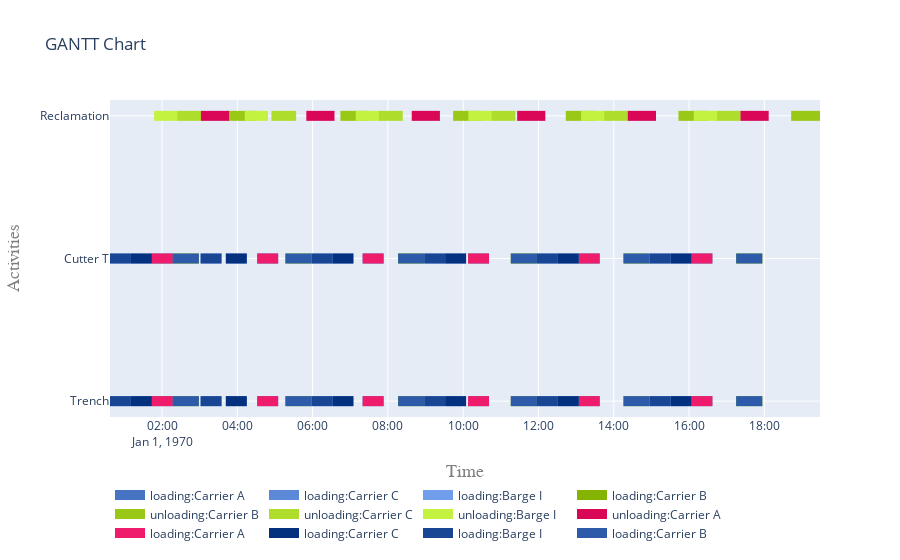

The notebook cell saved with this chart:
### Code cell
# activities per site and cutter

fig = get_gantt_chart([from_site, to_site, cutter], id_map=activities)

### Figure 1 — Plotly figure (JSON) as saved in the notebook; plotly's stock layout.template omitted (floating-point values rounded to 4 significant figures)
{"data": [{"connectgaps": false, "hoverinfo": "y+name", "line": {"color": "rgb(70,116,194)", "width": 10}, "mode": "lines", "name": "loading:Carrier A", "type": "scatter", "x": ["1970-01-01T01:43:42", "1970-01-01T01:43:42", "1970-01-01T02:17:02", "1970-01-01T02:17:02", "1970-01-01T02:17:02", "1970-01-01T04:31:44", "1970-01-01T04:31:44", "1970-01-01T05:05:04", "1970-01-01T05:05:04", "1970-01-01T05:05:04", "1970-01-01T07:19:46", "1970-01-01T07:19:46", "1970-01-01T07:53:06", "1970-01-01T07:53:06", "1970-01-01T07:53:06", "1970-01-01T10:07:48", "1970-01-01T10:07:48", "1970-01-01T10:41:08", "1970-01-01T10:41:08", "1970-01-01T10:41:08", "1970-01-01T13:04:13", "1970-01-01T13:04:13", "1970-01-01T13:37:33", "1970-01-01T13:37:33", "1970-01-01T13:37:33", "1970-01-01T16:03:50", "1970-01-01T16:03:50", "1970-01-01T16:37:10", "1970-01-01T16:37:10", "1970-01-01T16:37:10", "1970-01-01T01:43:42", "1970-01-01T01:43:42", "1970-01-01T02:17:02", "1970-01-01T02:17:02", "1970-01-01T02:17:02", "1970-01-01T04:31:44", "1970-01-01T04:31:44", "1970-01-01T05:05:04", "1970-01-01T05:05:04", "1970-01-01T05:05:04", "1970-01-01T07:19:46", "1970-01-01T07:19:46", "1970-01-01T07:53:06", "1970-01-01T07:53:06", "1970-01-01T07:53:06", "1970-01-01T10:07:48", "1970-01-01T10:07:48", "1970-01-01T10:41:08", "1970-01-01T10:41:08", "1970-01-01T10:41:08", "1970-01-01T13:04:13", "1970-01-01T13:04:13", "1970-01-01T13:37:33", "1970-01-01T13:37:33", "1970-01-01T13:37:33", "1970-01-01T16:03:50", "1970-01-01T16:03:50", "1970-01-01T16:37:10", "1970-01-01T16:37:10", "1970-01-01T16:37:10"], "y": ["Trench", "Trench", "Trench", "Trench", null, "Trench", "Trench", "Trench", "Trench", null, "Trench", "Trench", "Trench", "Trench", null, "Trench", "Trench", "Trench", "Trench", null, "Trench", "Trench", "Trench", "Trench", null, "Trench", "Trench", "Trench", "Trench", null, "Cutter T", "Cutter T", "Cutter T", "Cutter T", null, "Cutter T", "Cutter T", "Cutter T", "Cutter T", null, "Cutter T", "Cutter T", "Cutter T", "Cutter T", null, "Cutter T", "Cutter T", "Cutter T", "Cutter T", null, "Cutter T", "Cutter T", "Cutter T", "Cutter T", null, "Cutter T", "Cutter T", "Cutter T", "Cutter T", null]}, {"connectgaps": false, "hoverinfo": "y+name", "line": {"color": "rgb(91,137,215)", "width": 10}, "mode": "lines", "name": "loading:Carrier C", "type": "scatter", "x": ["1970-01-01T01:10:22", "1970-01-01T01:10:22", "1970-01-01T01:43:42", "1970-01-01T01:43:42", "1970-01-01T01:43:42", "1970-01-01T03:41:42", "1970-01-01T03:41:42", "1970-01-01T04:15:02", "1970-01-01T04:15:02", "1970-01-01T04:15:02", "1970-01-01T06:31:39", "1970-01-01T06:31:39", "1970-01-01T07:04:59", "1970-01-01T07:04:59", "1970-01-01T07:04:59", "1970-01-01T09:31:16", "1970-01-01T09:31:16", "1970-01-01T10:04:36", "1970-01-01T10:04:36", "1970-01-01T10:04:36", "1970-01-01T12:30:53", "1970-01-01T12:30:53", "1970-01-01T13:04:13", "1970-01-01T13:04:13", "1970-01-01T13:04:13", "1970-01-01T15:30:30", "1970-01-01T15:30:30", "1970-01-01T16:03:50", "1970-01-01T16:03:50", "1970-01-01T16:03:50", "1970-01-01T01:10:22", "1970-01-01T01:10:22", "1970-01-01T01:43:42", "1970-01-01T01:43:42", "1970-01-01T01:43:42", "1970-01-01T03:41:42", "1970-01-01T03:41:42", "1970-01-01T04:15:02", "1970-01-01T04:15:02", "1970-01-01T04:15:02", "1970-01-01T06:31:39", "1970-01-01T06:31:39", "1970-01-01T07:04:59", "1970-01-01T07:04:59", "1970-01-01T07:04:59", "1970-01-01T09:31:16", "1970-01-01T09:31:16", "1970-01-01T10:04:36", "1970-01-01T10:04:36", "1970-01-01T10:04:36", "1970-01-01T12:30:53", "1970-01-01T12:30:53", "1970-01-01T13:04:13", "1970-01-01T13:04:13", "1970-01-01T13:04:13", "1970-01-01T15:30:30", "1970-01-01T15:30:30", "1970-01-01T16:03:50", "1970-01-01T16:03:50", "1970-01-01T16:03:50"], "y": ["Trench", "Trench", "Trench", "Trench", null, "Trench", "Trench", "Trench", "Trench", null, "Trench", "Trench", "Trench", "Trench", null, "Trench", "Trench", "Trench", "Trench", null, "Trench", "Trench", "Trench", "Trench", null, "Trench", "Trench", "Trench", "Trench", null, "Cutter T", "Cutter T", "Cutter T", "Cutter T", null, "Cutter T", "Cutter T", "Cutter T", "Cutter T", null, "Cutter T", "Cutter T", "Cutter T", "Cutter T", null, "Cutter T", "Cutter T", "Cutter T", "Cutter T", null, "Cutter T", "Cutter T", "Cutter T", "Cutter T", null, "Cutter T", "Cutter T", "Cutter T", "Cutter T", null]}, {"connectgaps": false, "hoverinfo": "y+name", "line": {"color": "rgb(112,158,236)", "width": 10}, "mode": "lines", "name": "loading:Barge I", "type": "scatter", "x": ["1970-01-01T00:37:02", "1970-01-01T00:37:02", "1970-01-01T01:10:22", "1970-01-01T01:10:22", "1970-01-01T01:10:22", "1970-01-01T03:01:28", "1970-01-01T03:01:28", "1970-01-01T03:34:48", "1970-01-01T03:34:48", "1970-01-01T03:34:48", "1970-01-01T05:58:19", "1970-01-01T05:58:19", "1970-01-01T06:31:39", "1970-01-01T06:31:39", "1970-01-01T06:31:39", "1970-01-01T08:57:56", "1970-01-01T08:57:56", "1970-01-01T09:31:16", "1970-01-01T09:31:16", "1970-01-01T09:31:16", "1970-01-01T11:57:33", "1970-01-01T11:57:33", "1970-01-01T12:30:53", "1970-01-01T12:30:53", "1970-01-01T12:30:53", "1970-01-01T14:57:10", "1970-01-01T14:57:10", "1970-01-01T15:30:30", "1970-01-01T15:30:30", "1970-01-01T15:30:30", "1970-01-01T00:37:02", "1970-01-01T00:37:02", "1970-01-01T01:10:22", "1970-01-01T01:10:22", "1970-01-01T01:10:22", "1970-01-01T03:01:28", "1970-01-01T03:01:28", "1970-01-01T03:34:48", "1970-01-01T03:34:48", "1970-01-01T03:34:48", "1970-01-01T05:58:19", "1970-01-01T05:58:19", "1970-01-01T06:31:39", "1970-01-01T06:31:39", "1970-01-01T06:31:39", "1970-01-01T08:57:56", "1970-01-01T08:57:56", "1970-01-01T09:31:16", "1970-01-01T09:31:16", "1970-01-01T09:31:16", "1970-01-01T11:57:33", "1970-01-01T11:57:33", "1970-01-01T12:30:53", "1970-01-01T12:30:53", "1970-01-01T12:30:53", "1970-01-01T14:57:10", "1970-01-01T14:57:10", "1970-01-01T15:30:30", "1970-01-01T15:30:30", "1970-01-01T15:30:30"], "y": ["Trench", "Trench", "Trench", "Trench", null, "Trench", "Trench", "Trench", "Trench", null, "Trench", "Trench", "Trench", "Trench", null, "Trench", "Trench", "Trench", "Trench", null, "Trench", "Trench", "Trench", "Trench", null, "Trench", "Trench", "Trench", "Trench", null, "Cutter T", "Cutter T", "Cutter T", "Cutter T", null, "Cutter T", "Cutter T", "Cutter T", "Cutter T", null, "Cutter T", "Cutter T", "Cutter T", "Cutter T", null, "Cutter T", "Cutter T", "Cutter T", "Cutter T", null, "Cutter T", "Cutter T", "Cutter T", "Cutter T", null, "Cutter T", "Cutter T", "Cutter T", "Cutter T", null]}, {"connectgaps": false, "hoverinfo": "y+name", "line": {"color": "rgb(133,179,1)", "width": 10}, "mode": "lines", "name": "loading:Carrier B", "type": "scatter", "x": ["1970-01-01T02:17:02", "1970-01-01T02:17:02", "1970-01-01T02:58:42", "1970-01-01T02:58:42", "1970-01-01T02:58:42", "1970-01-01T05:16:39", "1970-01-01T05:16:39", "1970-01-01T05:58:19", "1970-01-01T05:58:19", "1970-01-01T05:58:19", "1970-01-01T08:16:16", "1970-01-01T08:16:16", "1970-01-01T08:57:56", "1970-01-01T08:57:56", "1970-01-01T08:57:56", "1970-01-01T11:15:53", "1970-01-01T11:15:53", "1970-01-01T11:57:33", "1970-01-01T11:57:33", "1970-01-01T11:57:33", "1970-01-01T14:15:30", "1970-01-01T14:15:30", "1970-01-01T14:57:10", "1970-01-01T14:57:10", "1970-01-01T14:57:10", "1970-01-01T17:15:07", "1970-01-01T17:15:07", "1970-01-01T17:56:47", "1970-01-01T17:56:47", "1970-01-01T17:56:47", "1970-01-01T02:17:02", "1970-01-01T02:17:02", "1970-01-01T02:58:42", "1970-01-01T02:58:42", "1970-01-01T02:58:42", "1970-01-01T05:16:39", "1970-01-01T05:16:39", "1970-01-01T05:58:19", "1970-01-01T05:58:19", "1970-01-01T05:58:19", "1970-01-01T08:16:16", "1970-01-01T08:16:16", "1970-01-01T08:57:56", "1970-01-01T08:57:56", "1970-01-01T08:57:56", "1970-01-01T11:15:53", "1970-01-01T11:15:53", "1970-01-01T11:57:33", "1970-01-01T11:57:33", "1970-01-01T11:57:33", "1970-01-01T14:15:30", "1970-01-01T14:15:30", "1970-01-01T14:57:10", "1970-01-01T14:57:10", "1970-01-01T14:57:10", "1970-01-01T17:15:07", "1970-01-01T17:15:07", "1970-01-01T17:56:47", "1970-01-01T17:56:47", "1970-01-01T17:56:47"], "y": ["Trench", "Trench", "Trench", "Trench", null, "Trench", "Trench", "Trench", "Trench", null, "Trench", "Trench", "Trench", "Trench", null, "Trench", "Trench", "Trench", "Trench", null, "Trench", "Trench", "Trench", "Trench", null, "Trench", "Trench", "Trench", "Trench", null, "Cutter T", "Cutter T", "Cutter T", "Cutter T", null, "Cutter T", "Cutter T", "Cutter T", "Cutter T", null, "Cutter T", "Cutter T", "Cutter T", "Cutter T", null, "Cutter T", "Cutter T", "Cutter T", "Cutter T", null, "Cutter T", "Cutter T", "Cutter T", "Cutter T", null, "Cutter T", "Cutter T", "Cutter T", "Cutter T", null]}, {"connectgaps": false, "hoverinfo": "y+name", "line": {"color": "rgb(154,200,22)", "width": 10}, "mode": "lines", "name": "unloading:Carrier B", "type": "scatter", "x": ["1970-01-01T03:44:41", "1970-01-01T03:44:41", "1970-01-01T04:30:40", "1970-01-01T04:30:40", "1970-01-01T04:30:40", "1970-01-01T06:44:18", "1970-01-01T06:44:18", "1970-01-01T07:30:17", "1970-01-01T07:30:17", "1970-01-01T07:30:17", "1970-01-01T09:43:55", "1970-01-01T09:43:55", "1970-01-01T10:29:54", "1970-01-01T10:29:54", "1970-01-01T10:29:54", "1970-01-01T12:43:32", "1970-01-01T12:43:32", "1970-01-01T13:29:31", "1970-01-01T13:29:31", "1970-01-01T13:29:31", "1970-01-01T15:43:09", "1970-01-01T15:43:09", "1970-01-01T16:29:08", "1970-01-01T16:29:08", "1970-01-01T16:29:08", "1970-01-01T18:42:46", "1970-01-01T18:42:46", "1970-01-01T19:28:45", "1970-01-01T19:28:45", "1970-01-01T19:28:45"], "y": ["Reclamation", "Reclamation", "Reclamation", "Reclamation", null, "Reclamation", "Reclamation", "Reclamation", "Reclamation", null, "Reclamation", "Reclamation", "Reclamation", "Reclamation", null, "Reclamation", "Reclamation", "Reclamation", "Reclamation", null, "Reclamation", "Reclamation", "Reclamation", "Reclamation", null, "Reclamation", "Reclamation", "Reclamation", "Reclamation", null]}, {"connectgaps": false, "hoverinfo": "y+name", "line": {"color": "rgb(175,221,43)", "width": 10}, "mode": "lines", "name": "unloading:Carrier C", "type": "scatter", "x": ["1970-01-01T02:23:02", "1970-01-01T02:23:02", "1970-01-01T03:02:22", "1970-01-01T03:02:22", "1970-01-01T03:02:22", "1970-01-01T04:54:22", "1970-01-01T04:54:22", "1970-01-01T05:33:42", "1970-01-01T05:33:42", "1970-01-01T05:33:42", "1970-01-01T07:44:19", "1970-01-01T07:44:19", "1970-01-01T08:23:39", "1970-01-01T08:23:39", "1970-01-01T08:23:39", "1970-01-01T10:43:56", "1970-01-01T10:43:56", "1970-01-01T11:23:16", "1970-01-01T11:23:16", "1970-01-01T11:23:16", "1970-01-01T13:43:33", "1970-01-01T13:43:33", "1970-01-01T14:22:53", "1970-01-01T14:22:53", "1970-01-01T14:22:53", "1970-01-01T16:43:10", "1970-01-01T16:43:10", "1970-01-01T17:22:30", "1970-01-01T17:22:30", "1970-01-01T17:22:30"], "y": ["Reclamation", "Reclamation", "Reclamation", "Reclamation", null, "Reclamation", "Reclamation", "Reclamation", "Reclamation", null, "Reclamation", "Reclamation", "Reclamation", "Reclamation", null, "Reclamation", "Reclamation", "Reclamation", "Reclamation", null, "Reclamation", "Reclamation", "Reclamation", "Reclamation", null, "Reclamation", "Reclamation", "Reclamation", "Reclamation", null]}, {"connectgaps": false, "hoverinfo": "y+name", "line": {"color": "rgb(196,242,64)", "width": 10}, "mode": "lines", "name": "unloading:Barge I", "type": "scatter", "x": ["1970-01-01T01:47:24", "1970-01-01T01:47:24", "1970-01-01T02:24:26", "1970-01-01T02:24:26", "1970-01-01T02:24:26", "1970-01-01T04:11:50", "1970-01-01T04:11:50", "1970-01-01T04:48:52", "1970-01-01T04:48:52", "1970-01-01T04:48:52", "1970-01-01T07:08:41", "1970-01-01T07:08:41", "1970-01-01T07:45:43", "1970-01-01T07:45:43", "1970-01-01T07:45:43", "1970-01-01T10:08:18", "1970-01-01T10:08:18", "1970-01-01T10:45:20", "1970-01-01T10:45:20", "1970-01-01T10:45:20", "1970-01-01T13:07:55", "1970-01-01T13:07:55", "1970-01-01T13:44:57", "1970-01-01T13:44:57", "1970-01-01T13:44:57", "1970-01-01T16:07:32", "1970-01-01T16:07:32", "1970-01-01T16:44:34", "1970-01-01T16:44:34", "1970-01-01T16:44:34"], "y": ["Reclamation", "Reclamation", "Reclamation", "Reclamation", null, "Reclamation", "Reclamation", "Reclamation", "Reclamation", null, "Reclamation", "Reclamation", "Reclamation", "Reclamation", null, "Reclamation", "Reclamation", "Reclamation", "Reclamation", null, "Reclamation", "Reclamation", "Reclamation", "Reclamation", null, "Reclamation", "Reclamation", "Reclamation", "Reclamation", null]}, {"connectgaps": false, "hoverinfo": "y+name", "line": {"color": "rgb(217,7,85)", "width": 10}, "mode": "lines", "name": "unloading:Carrier A", "type": "scatter", "x": ["1970-01-01T03:01:56", "1970-01-01T03:01:56", "1970-01-01T03:46:50", "1970-01-01T03:46:50", "1970-01-01T03:46:50", "1970-01-01T05:49:58", "1970-01-01T05:49:58", "1970-01-01T06:34:52", "1970-01-01T06:34:52", "1970-01-01T06:34:52", "1970-01-01T08:38:00", "1970-01-01T08:38:00", "1970-01-01T09:22:54", "1970-01-01T09:22:54", "1970-01-01T09:22:54", "1970-01-01T11:26:02", "1970-01-01T11:26:02", "1970-01-01T12:10:56", "1970-01-01T12:10:56", "1970-01-01T12:10:56", "1970-01-01T14:22:27", "1970-01-01T14:22:27", "1970-01-01T15:07:21", "1970-01-01T15:07:21", "1970-01-01T15:07:21", "1970-01-01T17:22:04", "1970-01-01T17:22:04", "1970-01-01T18:06:58", "1970-01-01T18:06:58", "1970-01-01T18:06:58"], "y": ["Reclamation", "Reclamation", "Reclamation", "Reclamation", null, "Reclamation", "Reclamation", "Reclamation", "Reclamation", null, "Reclamation", "Reclamation", "Reclamation", "Reclamation", null, "Reclamation", "Reclamation", "Reclamation", "Reclamation", null, "Reclamation", "Reclamation", "Reclamation", "Reclamation", null, "Reclamation", "Reclamation", "Reclamation", "Reclamation", null]}, {"connectgaps": false, "hoverinfo": "y+name", "line": {"color": "rgb(238,28,106)", "width": 10}, "mode": "lines", "name": "loading:Carrier A", "type": "scatter", "x": ["1970-01-01T01:43:42", "1970-01-01T01:43:42", "1970-01-01T02:17:02", "1970-01-01T02:17:02", "1970-01-01T02:17:02", "1970-01-01T04:31:44", "1970-01-01T04:31:44", "1970-01-01T05:05:04", "1970-01-01T05:05:04", "1970-01-01T05:05:04", "1970-01-01T07:19:46", "1970-01-01T07:19:46", "1970-01-01T07:53:06", "1970-01-01T07:53:06", "1970-01-01T07:53:06", "1970-01-01T10:07:48", "1970-01-01T10:07:48", "1970-01-01T10:41:08", "1970-01-01T10:41:08", "1970-01-01T10:41:08", "1970-01-01T13:04:13", "1970-01-01T13:04:13", "1970-01-01T13:37:33", "1970-01-01T13:37:33", "1970-01-01T13:37:33", "1970-01-01T16:03:50", "1970-01-01T16:03:50", "1970-01-01T16:37:10", "1970-01-01T16:37:10", "1970-01-01T16:37:10", "1970-01-01T01:43:42", "1970-01-01T01:43:42", "1970-01-01T02:17:02", "1970-01-01T02:17:02", "1970-01-01T02:17:02", "1970-01-01T04:31:44", "1970-01-01T04:31:44", "1970-01-01T05:05:04", "1970-01-01T05:05:04", "1970-01-01T05:05:04", "1970-01-01T07:19:46", "1970-01-01T07:19:46", "1970-01-01T07:53:06", "1970-01-01T07:53:06", "1970-01-01T07:53:06", "1970-01-01T10:07:48", "1970-01-01T10:07:48", "1970-01-01T10:41:08", "1970-01-01T10:41:08", "1970-01-01T10:41:08", "1970-01-01T13:04:13", "1970-01-01T13:04:13", "1970-01-01T13:37:33", "1970-01-01T13:37:33", "1970-01-01T13:37:33", "1970-01-01T16:03:50", "1970-01-01T16:03:50", "1970-01-01T16:37:10", "1970-01-01T16:37:10", "1970-01-01T16:37:10"], "y": ["Trench", "Trench", "Trench", "Trench", null, "Trench", "Trench", "Trench", "Trench", null, "Trench", "Trench", "Trench", "Trench", null, "Trench", "Trench", "Trench", "Trench", null, "Trench", "Trench", "Trench", "Trench", null, "Trench", "Trench", "Trench", "Trench", null, "Cutter T", "Cutter T", "Cutter T", "Cutter T", null, "Cutter T", "Cutter T", "Cutter T", "Cutter T", null, "Cutter T", "Cutter T", "Cutter T", "Cutter T", null, "Cutter T", "Cutter T", "Cutter T", "Cutter T", null, "Cutter T", "Cutter T", "Cutter T", "Cutter T", null, "Cutter T", "Cutter T", "Cutter T", "Cutter T", null]}, {"connectgaps": false, "hoverinfo": "y+name", "line": {"color": "rgb(3,49,127)", "width": 10}, "mode": "lines", "name": "loading:Carrier C", "type": "scatter", "x": ["1970-01-01T01:10:22", "1970-01-01T01:10:22", "1970-01-01T01:43:42", "1970-01-01T01:43:42", "1970-01-01T01:43:42", "1970-01-01T03:41:42", "1970-01-01T03:41:42", "1970-01-01T04:15:02", "1970-01-01T04:15:02", "1970-01-01T04:15:02", "1970-01-01T06:31:39", "1970-01-01T06:31:39", "1970-01-01T07:04:59", "1970-01-01T07:04:59", "1970-01-01T07:04:59", "1970-01-01T09:31:16", "1970-01-01T09:31:16", "1970-01-01T10:04:36", "1970-01-01T10:04:36", "1970-01-01T10:04:36", "1970-01-01T12:30:53", "1970-01-01T12:30:53", "1970-01-01T13:04:13", "1970-01-01T13:04:13", "1970-01-01T13:04:13", "1970-01-01T15:30:30", "1970-01-01T15:30:30", "1970-01-01T16:03:50", "1970-01-01T16:03:50", "1970-01-01T16:03:50", "1970-01-01T01:10:22", "1970-01-01T01:10:22", "1970-01-01T01:43:42", "1970-01-01T01:43:42", "1970-01-01T01:43:42", "1970-01-01T03:41:42", "1970-01-01T03:41:42", "1970-01-01T04:15:02", "1970-01-01T04:15:02", "1970-01-01T04:15:02", "1970-01-01T06:31:39", "1970-01-01T06:31:39", "1970-01-01T07:04:59", "1970-01-01T07:04:59", "1970-01-01T07:04:59", "1970-01-01T09:31:16", "1970-01-01T09:31:16", "1970-01-01T10:04:36", "1970-01-01T10:04:36", "1970-01-01T10:04:36", "1970-01-01T12:30:53", "1970-01-01T12:30:53", "1970-01-01T13:04:13", "1970-01-01T13:04:13", "1970-01-01T13:04:13", "1970-01-01T15:30:30", "1970-01-01T15:30:30", "1970-01-01T16:03:50", "1970-01-01T16:03:50", "1970-01-01T16:03:50"], "y": ["Trench", "Trench", "Trench", "Trench", null, "Trench", "Trench", "Trench", "Trench", null, "Trench", "Trench", "Trench", "Trench", null, "Trench", "Trench", "Trench", "Trench", null, "Trench", "Trench", "Trench", "Trench", null, "Trench", "Trench", "Trench", "Trench", null, "Cutter T", "Cutter T", "Cutter T", "Cutter T", null, "Cutter T", "Cutter T", "Cutter T", "Cutter T", null, "Cutter T", "Cutter T", "Cutter T", "Cutter T", null, "Cutter T", "Cutter T", "Cutter T", "Cutter T", null, "Cutter T", "Cutter T", "Cutter T", "Cutter T", null, "Cutter T", "Cutter T", "Cutter T", "Cutter T", null]}, {"connectgaps": false, "hoverinfo": "y+name", "line": {"color": "rgb(24,70,148)", "width": 10}, "mode": "lines", "name": "loading:Barge I", "type": "scatter", "x": ["1970-01-01T00:37:02", "1970-01-01T00:37:02", "1970-01-01T01:10:22", "1970-01-01T01:10:22", "1970-01-01T01:10:22", "1970-01-01T03:01:28", "1970-01-01T03:01:28", "1970-01-01T03:34:48", "1970-01-01T03:34:48", "1970-01-01T03:34:48", "1970-01-01T05:58:19", "1970-01-01T05:58:19", "1970-01-01T06:31:39", "1970-01-01T06:31:39", "1970-01-01T06:31:39", "1970-01-01T08:57:56", "1970-01-01T08:57:56", "1970-01-01T09:31:16", "1970-01-01T09:31:16", "1970-01-01T09:31:16", "1970-01-01T11:57:33", "1970-01-01T11:57:33", "1970-01-01T12:30:53", "1970-01-01T12:30:53", "1970-01-01T12:30:53", "1970-01-01T14:57:10", "1970-01-01T14:57:10", "1970-01-01T15:30:30", "1970-01-01T15:30:30", "1970-01-01T15:30:30", "1970-01-01T00:37:02", "1970-01-01T00:37:02", "1970-01-01T01:10:22", "1970-01-01T01:10:22", "1970-01-01T01:10:22", "1970-01-01T03:01:28", "1970-01-01T03:01:28", "1970-01-01T03:34:48", "1970-01-01T03:34:48", "1970-01-01T03:34:48", "1970-01-01T05:58:19", "1970-01-01T05:58:19", "1970-01-01T06:31:39", "1970-01-01T06:31:39", "1970-01-01T06:31:39", "1970-01-01T08:57:56", "1970-01-01T08:57:56", "1970-01-01T09:31:16", "1970-01-01T09:31:16", "1970-01-01T09:31:16", "1970-01-01T11:57:33", "1970-01-01T11:57:33", "1970-01-01T12:30:53", "1970-01-01T12:30:53", "1970-01-01T12:30:53", "1970-01-01T14:57:10", "1970-01-01T14:57:10", "1970-01-01T15:30:30", "1970-01-01T15:30:30", "1970-01-01T15:30:30"], "y": ["Trench", "Trench", "Trench", "Trench", null, "Trench", "Trench", "Trench", "Trench", null, "Trench", "Trench", "Trench", "Trench", null, "Trench", "Trench", "Trench", "Trench", null, "Trench", "Trench", "Trench", "Trench", null, "Trench", "Trench", "Trench", "Trench", null, "Cutter T", "Cutter T", "Cutter T", "Cutter T", null, "Cutter T", "Cutter T", "Cutter T", "Cutter T", null, "Cutter T", "Cutter T", "Cutter T", "Cutter T", null, "Cutter T", "Cutter T", "Cutter T", "Cutter T", null, "Cutter T", "Cutter T", "Cutter T", "Cutter T", null, "Cutter T", "Cutter T", "Cutter T", "Cutter T", null]}, {"connectgaps": false, "hoverinfo": "y+name", "line": {"color": "rgb(45,91,169)", "width": 10}, "mode": "lines", "name": "loading:Carrier B", "type": "scatter", "x": ["1970-01-01T02:17:02", "1970-01-01T02:17:02", "1970-01-01T02:58:42", "1970-01-01T02:58:42", "1970-01-01T02:58:42", "1970-01-01T05:16:39", "1970-01-01T05:16:39", "1970-01-01T05:58:19", "1970-01-01T05:58:19", "1970-01-01T05:58:19", "1970-01-01T08:16:16", "1970-01-01T08:16:16", "1970-01-01T08:57:56", "1970-01-01T08:57:56", "1970-01-01T08:57:56", "1970-01-01T11:15:53", "1970-01-01T11:15:53", "1970-01-01T11:57:33", "1970-01-01T11:57:33", "1970-01-01T11:57:33", "1970-01-01T14:15:30", "1970-01-01T14:15:30", "1970-01-01T14:57:10", "1970-01-01T14:57:10", "1970-01-01T14:57:10", "1970-01-01T17:15:07", "1970-01-01T17:15:07", "1970-01-01T17:56:47", "1970-01-01T17:56:47", "1970-01-01T17:56:47", "1970-01-01T02:17:02", "1970-01-01T02:17:02", "1970-01-01T02:58:42", "1970-01-01T02:58:42", "1970-01-01T02:58:42", "1970-01-01T05:16:39", "1970-01-01T05:16:39", "1970-01-01T05:58:19", "1970-01-01T05:58:19", "1970-01-01T05:58:19", "1970-01-01T08:16:16", "1970-01-01T08:16:16", "1970-01-01T08:57:56", "1970-01-01T08:57:56", "1970-01-01T08:57:56", "1970-01-01T11:15:53", "1970-01-01T11:15:53", "1970-01-01T11:57:33", "1970-01-01T11:57:33", "1970-01-01T11:57:33", "1970-01-01T14:15:30", "1970-01-01T14:15:30", "1970-01-01T14:57:10", "1970-01-01T14:57:10", "1970-01-01T14:57:10", "1970-01-01T17:15:07", "1970-01-01T17:15:07", "1970-01-01T17:56:47", "1970-01-01T17:56:47", "1970-01-01T17:56:47"], "y": ["Trench", "Trench", "Trench", "Trench", null, "Trench", "Trench", "Trench", "Trench", null, "Trench", "Trench", "Trench", "Trench", null, "Trench", "Trench", "Trench", "Trench", null, "Trench", "Trench", "Trench", "Trench", null, "Trench", "Trench", "Trench", "Trench", null, "Cutter T", "Cutter T", "Cutter T", "Cutter T", null, "Cutter T", "Cutter T", "Cutter T", "Cutter T", null, "Cutter T", "Cutter T", "Cutter T", "Cutter T", null, "Cutter T", "Cutter T", "Cutter T", "Cutter T", null, "Cutter T", "Cutter T", "Cutter T", "Cutter T", null, "Cutter T", "Cutter T", "Cutter T", "Cutter T", null]}], "layout": {"hovermode": "closest", "legend": {"orientation": "h", "x": 0, "y": -0.2}, "title": {"text": "GANTT Chart"}, "xaxis": {"range": ["1970-01-01T00:37:02", "1970-01-01T19:28:45"], "title": {"font": {"color": "#7f7f7f", "family": "Courier New, monospace", "size": 18}, "text": "Time"}}, "yaxis": {"title": {"font": {"color": "#7f7f7f", "family": "Courier New, monospace", "size": 18}, "text": "Activities"}}}}
